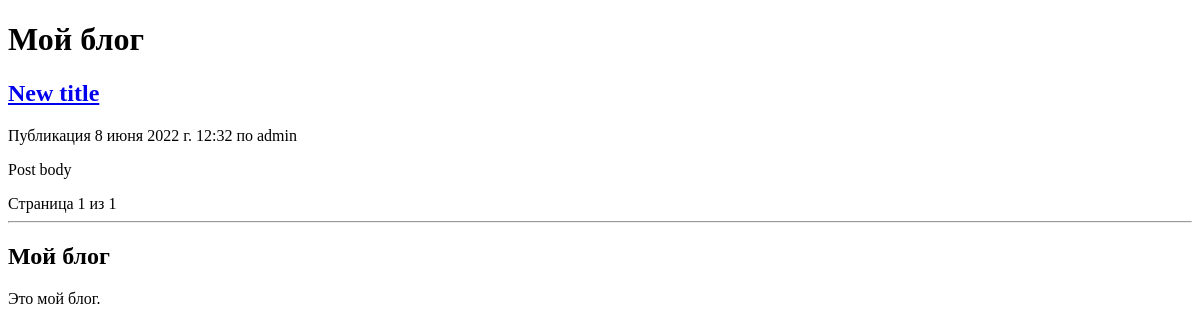
The page /blog/ on the database as committed earlier.
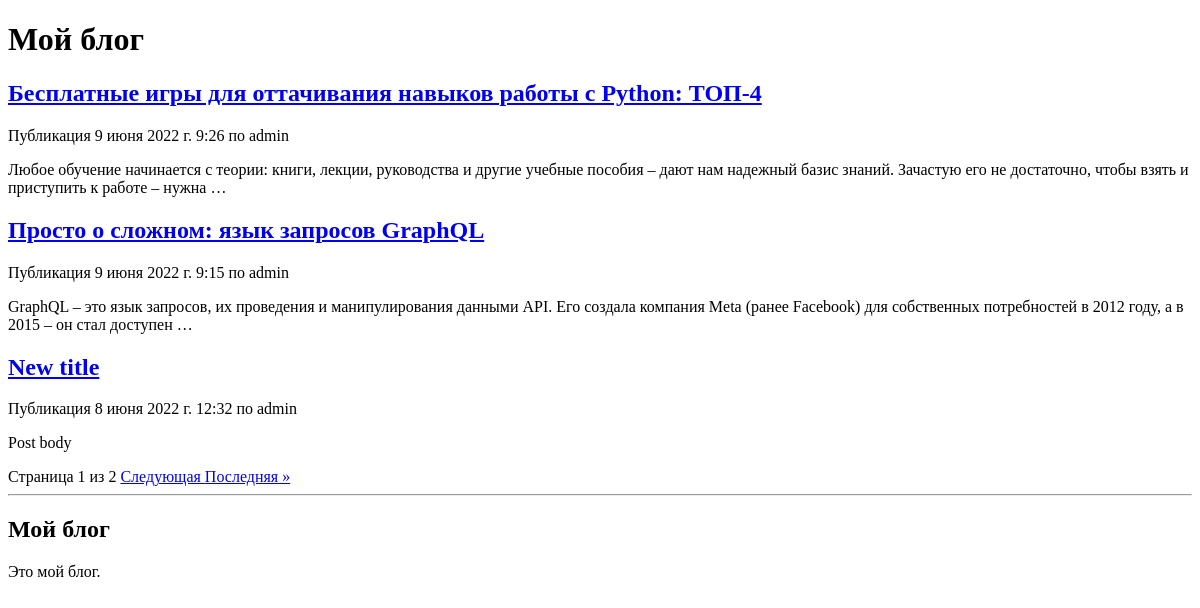
The same page on the database as committed later.
### blog/models.py (models this page shows, shortened)
class Post(models.Model):
    STATUS_CHOICES = (
        ('неопубликован', 'Неопубликован'),
        ('опубликован', 'Опубликован')
    )
    title = models.CharField('Заголовок', max_length=250)
    slug = models.SlugField('URL', max_length=250, unique_for_date='publish')
    author = models.ForeignKey(User, on_delete=models.CASCADE, related_name='blog_posts',
                               verbose_name="Автор")
    body = models.TextField('Текст')
    publish = models.DateTimeField('Дата публикации', default=timezone.now)
    created = models.DateTimeField('Дата создания статьи', auto_now_add=True)
    updated = models.DateTimeField('Дата изменения', auto_now=True)
    status = models.CharField('Статус', max_length=20, choices=STATUS_CHOICES, default='неопубликован')
    objects = models.Manager()  # Менеджер по умолчанию
    published = PublishedManager() # Собственный менеджер
    class Meta:
        ordering = ('-publish',)
        verbose_name = 'Статья'
        verbose_name_plural = 'Статьи'
    def get_absolute_url(self):
        return reverse('blog:post_detail', kwargs={'year': self.publish.year, 'month': self.publish.month,
                                                   'day': self.publish.day, 'post_slug': self.slug})

### blog/views.py (the view)
# urls.py: path('', views.PostListView.as_view(), name='post_list'),
class PostListView(ListView):
    queryset = Post.published.all()
    context_object_name = 'posts'
    paginate_by = 3
    template_name = 'blog/post/list.html'

### templates/blog/post/list.html (shortened to what this page needs)
{% extends 'blog/base.html' %}
{% block content %}
<h1>Мой блог</h1>
{% for post in posts %}
    <h2>
        <a href="{{ post.get_absolute_url }}">{{ post.title }}</a>
    </h2>
    <p class="date">Публикация {{ post.publish }} по {{ post.author }}</p>
    {{ post.body|truncatewords:30|linebreaks }}
{% endfor %}
    {% include "pagination.html" with page=page_obj %}
{% endblock %}

### templates/blog/base.html (shortened to what this page needs)
<!DOCTYPE html>
<html lang="en">
<head>
    {% load static %}
</head>
<body>
    <div id="content">
        {% block content %}{% endblock %}
    </div>
    <hr>
    <div id="sidebar">
        <h2>Мой блог</h2>
        <p>Это мой блог.</p>
    </div>
</body>
</html>

### templates/pagination.html (shortened to what this page needs)
<div class="pagination">
    <span class="step-links">
        <span class="current">Страница {{ page.number }} из {{ page.paginator.num_pages }}</span>
        {% if page.has_next %}
            <a href="?page={{ page.next_page_number }}">Следующая </a>
            <a href="?page={{ page.paginator.num_pages }}">Последняя &raquo;</a>
        {% endif %}
    </span>
</div>

Rows that differ between the two databases and show on the page:
added Post: title "Бесплатные игры для оттачивания навыков работы с Python: ТОП-4", publish "9 июня 2022 г. 9:26", author "admin", body "Любое обучение начинается с теории: книги, лекции, руководства и другие учебные пособия – дают нам надежный базис знаний. Зачастую его не достаточно, чтобы взять и приступить к работе – нужна …"
added Post: title "Просто о сложном: язык запросов GraphQL", publish "9 июня 2022 г. 9:15", author "admin", body "GraphQL – это язык запросов, их проведения и манипулирования данными API. Его создала компания Meta (ранее Facebook) для собственных потребностей в 2012 году, а в 2015 – он стал доступен …"
Other text that changed with them:
{{ page.paginator.num_pages }}: "1" → "2"
text now shown: "Следующая Последняя »"
